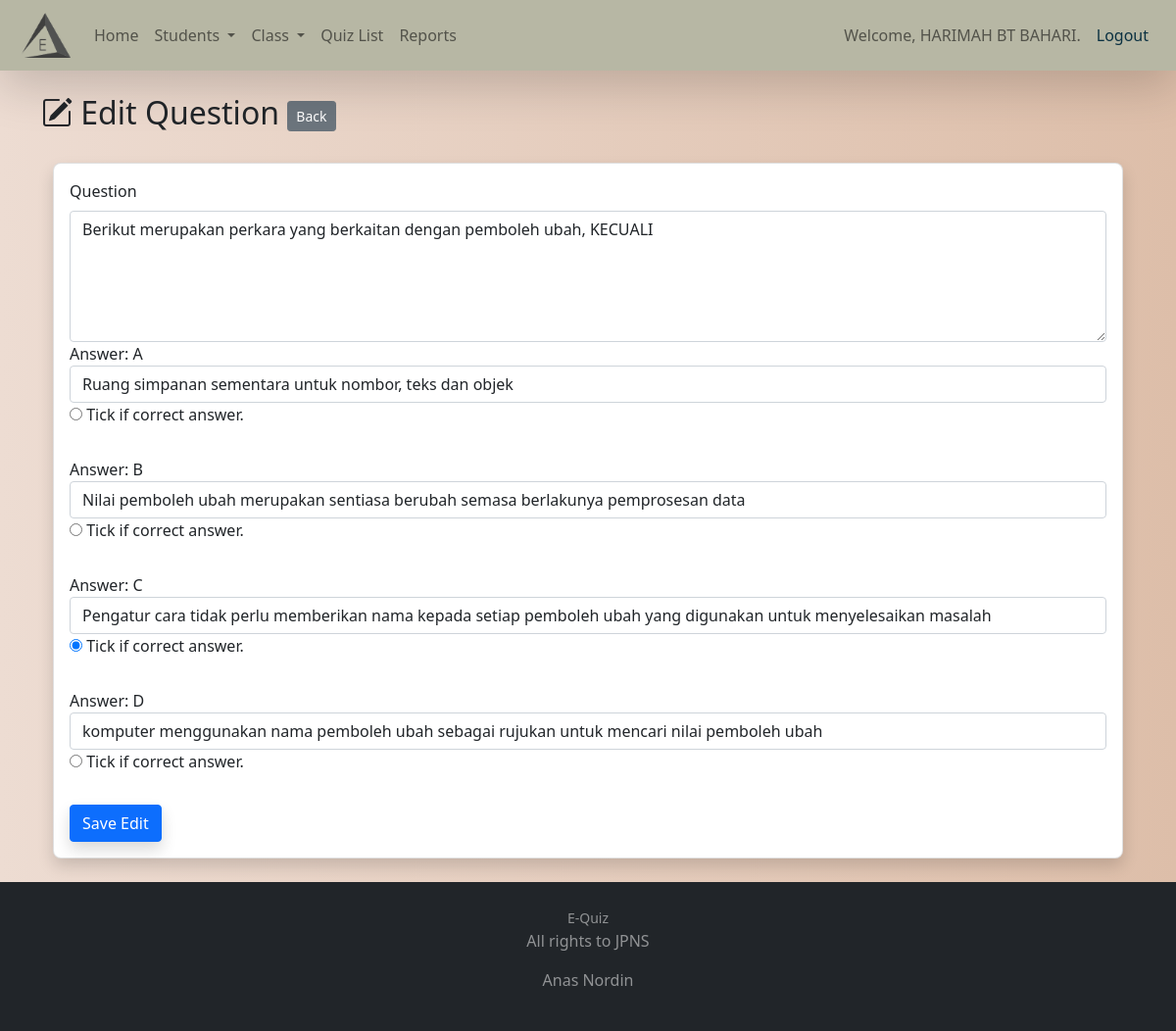
The page /lecturer/quiz_question_edit.php?question_id=1&id=1 (signed in) on the database its author committed.
### tables this page shows
CREATE TABLE `user` (
  `u_id` int(11) NOT NULL,
  `user_name` varchar(150) NOT NULL,
  `u_username` varchar(30) NOT NULL,
  `u_password` varchar(35) NOT NULL,
  `u_access_lvl` tinyint(4) NOT NULL,
  `date_updated` datetime NOT NULL DEFAULT current_timestamp() ON UPDATE current_timestamp()
);

CREATE TABLE `question` (
  `id` int(11) NOT NULL,
  `question` varchar(500) NOT NULL,
  `question_type` int(11) NOT NULL COMMENT '1 = selection\r\n2 = pictures',
  `question_img` longtext DEFAULT NULL,
  `quiz_id` int(11) NOT NULL,
  `date_updated` datetime NOT NULL DEFAULT current_timestamp() ON UPDATE current_timestamp()
);

CREATE TABLE `question_option` (
  `id` int(11) NOT NULL,
  `option_text` varchar(500) DEFAULT NULL,
  `option_img` longtext DEFAULT NULL,
  `question_id` int(11) NOT NULL,
  `is_right` int(11) NOT NULL COMMENT '1=correct, 0=incorrect, 2=incorrect',
  `date_updated` datetime NOT NULL DEFAULT current_timestamp() ON UPDATE current_timestamp()
);

### lecturer/quiz_question_edit.php (the view, shortened to what this page needs)
<?php
include("../inc/database.php");
include("lecturer_header.php");
$questionID = $_GET['question_id'];
$quizID = $_GET['id'];
$num = 0;
$answerABCD = array('A','B','C','D');
$SQLquestion = "SELECT * FROM question WHERE id = $questionID";
$queryQuestion = $conn->query($SQLquestion);
$callQuestion = mysqli_fetch_assoc($queryQuestion);
$SQLoption = "SELECT * FROM question_option WHERE question_id = $questionID";
$queryOption = $conn->query($SQLoption);
?>
<?php
if ($callQuestion['question_type'] == 1):
?>
<div class="container">
    <br>
    <h2 class="bi bi-pencil-square">
        Edit Question <a href="quiz_manage.php?id=<?php echo $quizID ?>" class="btn btn-sm btn-secondary">Back</a>
    </h2>
    <br>
    <div class="container">
        <form method="post" action="quiz question edit submit.php" enctype="multipart/form-data">
            <div class="card text-dark col-md-4 d-flex shadow" style="width: inherit;">
                <div class="card-body">
                    <div class="form-group">
                        <label for="question" class="form-label">Question</label>
                        <textarea name="question" class="form-control" cols="30" rows="5" required><?php echo $callQuestion['question'] ?></textarea>
                    </div>
                    <?php while ($callOption = mysqli_fetch_assoc($queryOption)) { ?>
                        <div class="form-group">
                            <label>Answer: <?php echo $answerABCD[$num] ?></label>
                            <input type="text" name="answer<?php echo $num ?>" class="form-control" value="<?php echo $callOption['option_text'] ?>" required>
                            <input type="radio" name="iscorrect[<?php echo $num ?>]" <?php if($callOption['is_right'] == 1) { echo 'checked="checked"'; } ?> value="1">
                            <label for="iscorrect" class="form-label">Tick if correct answer.</label>
                        </div>
                        <br>
                    <?php $num++; } ?>
                    <input type="submit" name="Submit" value="Save Edit" class="btn btn-primary shadow">
                </div>
            </div>
        </form>
    </div>
</div>
<?php
endif;
?>
<?php
include("lecturer_footer.php");
?>

### lecturer/lecturer_header.php (shortened to what this page needs)
<?php
include('../inc/database.php');
$sql="SELECT * FROM user WHERE u_id = " . $_SESSION['user_id'] . " ";
$query=$conn->query($sql);
$call=mysqli_fetch_assoc($query);
?>
<!DOCTYPE html>
<html lang="en">
    <head>
        <link href="https://cdn.jsdelivr.net/npm/bootstrap@5.0.2/dist/css/bootstrap.min.css" rel="stylesheet">
        <link rel="stylesheet" href="https://cdn.jsdelivr.net/npm/bootstrap-icons@1.7.2/font/bootstrap-icons.css">
        <link rel="stylesheet" href="https://cdn.jsdelivr.net/npm/select2@4.1.0-rc.0/dist/css/select2.min.css" />
        <link rel="stylesheet" href="https://cdn.jsdelivr.net/npm/select2-bootstrap-5-theme@1.2.0/dist/select2-bootstrap-5-theme.min.css" />
    </head>
    <body class="bg-dark">
    <nav class="navbar navbar-expand-lg navbar-light bg-style shadow-lg">
        <div class="container-fluid">
            <a class="navbar-brand" href="index.php">
                <img src="../assets/logo_equiz_no_text.png" style="width:50px; margin-left: 10px;">
            </a>
            <div class="collapse navbar-collapse" id="navbarText">
                <ul class="navbar-nav me-auto mb-2 mb-lg-0">
                    <li class="nav-item active">
                        <a class="nav-link" href="index.php">Home</a>
                    </li>
                    <li class="nav-item dropdown">
                        <a class="nav-link dropdown-toggle" href="#" role="button" data-bs-toggle="dropdown" aria-expanded="false">
                            Students
                        </a>
                    </li>
                    <li class="nav-item dropdown">
                        <a class="nav-link dropdown-toggle" href="#" role="button" data-bs-toggle="dropdown" aria-expanded="false">
                            Class
                        </a>
                    </li>
                    <li class="nav-item active">
                        <a class="nav-link" href="quiz_list.php?page=1">Quiz List</a>
                    </li>
                    <li class="nav-item active">
                        <a class="nav-link" href="reports.php">Reports</a>
                    </li>
                </ul>
                <span class="navbar-text">
                    <?php echo "Welcome, ".$call['user_name']. "." ?>
                </span>
                <span class="navbar-text">
                    <a class="nav-link" style="color: #0B3142;" href="logout.php">Logout</a>
                </span>
            </div>
        </div>
    </nav>

### lecturer/lecturer_header.php (style rules this page uses)
.bg-style { background-color: #B7B7A4; }
html, body, .intro { height: 100%; }
.card { border-radius: .5rem; }

### lecturer/lecturer_footer.php (style rules this page uses)
html, body { height: 100%; }
body { background: linear-gradient(to left, #DDBEA9 , #EDDCD2); }

### rows shown on the page
user: user_name "HARIMAH BT BAHARI"
question: question "Berikut merupakan perkara yang berkaitan dengan pemboleh ubah, KECUALI"
question_option: num "A", answer0 "Ruang simpanan sementara untuk nombor, teks dan objek"
question_option: num "B", answer1 "Nilai pemboleh ubah merupakan sentiasa berubah semasa berlakunya pemprosesan data"
question_option: num "C", answer2 "Pengatur cara tidak perlu memberikan nama kepada setiap pemboleh ubah yang digunakan untuk menyelesaikan masalah", is_right "☑"
question_option: num "D", answer3 "komputer menggunakan nama pemboleh ubah sebagai rujukan untuk mencari nilai pemboleh ubah"
